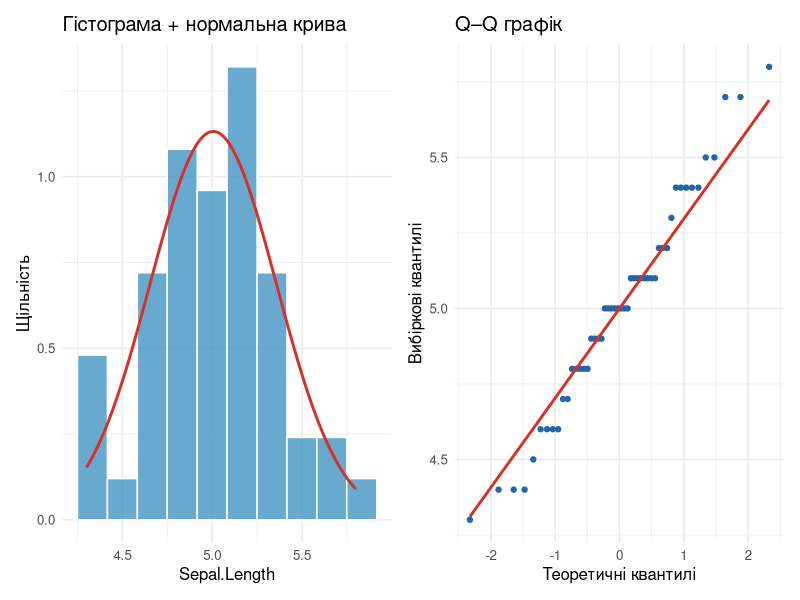
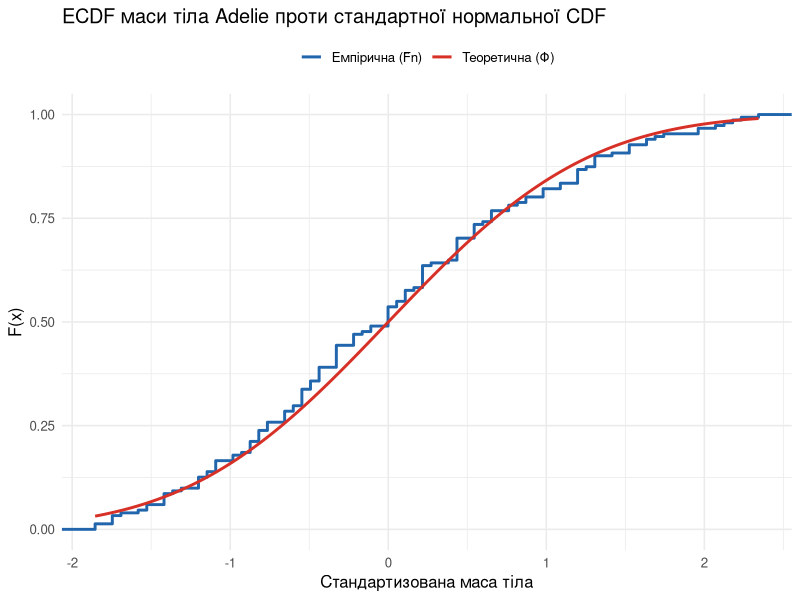
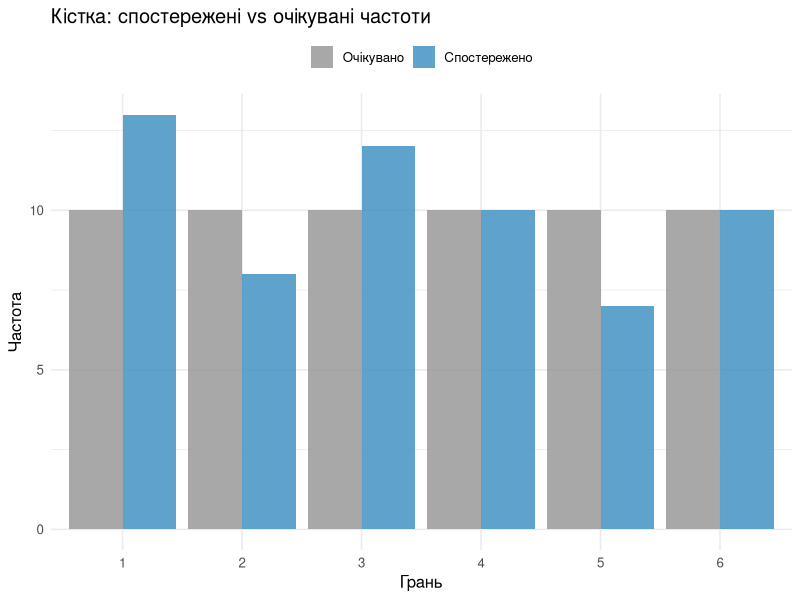
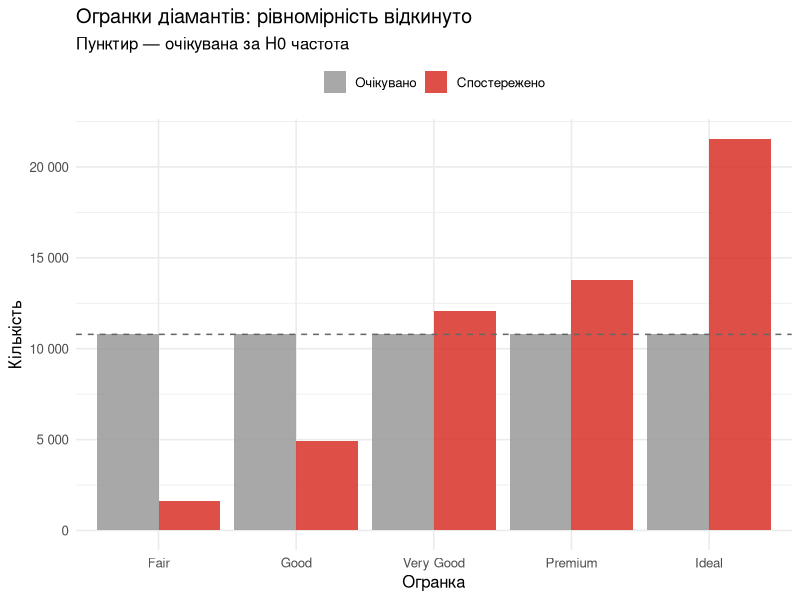
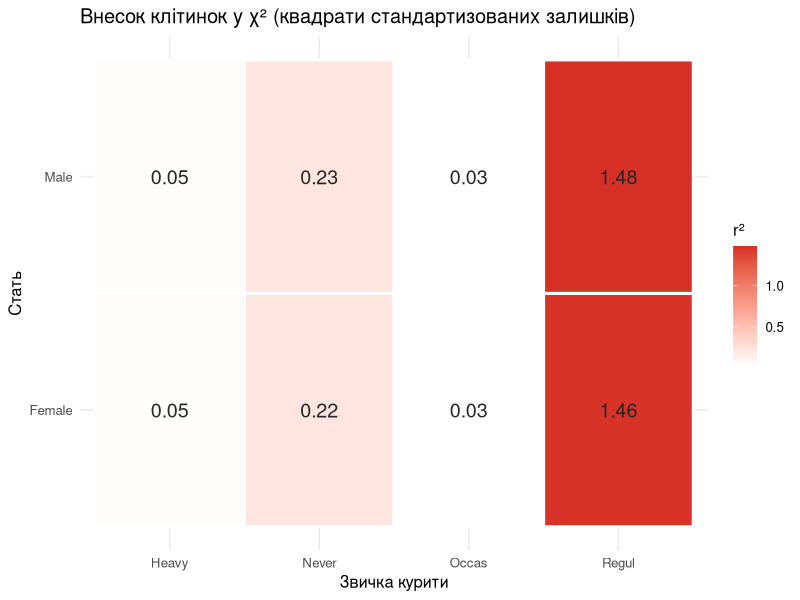

These charts were generated, in order, by the following R code:
## ---- chunk 1
#| include: false
library(tidyverse)
library(patchwork)
library(scales)
library(palmerpenguins)
## ---- chunk 2
#| fig-width: 9
#| fig-height: 3.8

setosa <- iris$Sepal.Length[iris$Species == "setosa"]

p_hist <- tibble(x = setosa) |>
  ggplot(aes(x)) +
  geom_histogram(aes(y = after_stat(density)), bins = 10,
                 fill = "#4393c3", color = "white", alpha = 0.8) +
  stat_function(fun = dnorm, args = list(mean = mean(setosa), sd = sd(setosa)),
                color = "#d73027", linewidth = 1) +
  labs(title = "Гістограма + нормальна крива", x = "Sepal.Length", y = "Щільність") +
  theme_minimal(base_size = 12)

p_qq <- tibble(x = setosa) |>
  ggplot(aes(sample = x)) +
  stat_qq(color = "#2166ac") +
  stat_qq_line(color = "#d73027", linewidth = 1) +
  labs(title = "Q–Q графік", x = "Теоретичні квантилі", y = "Вибіркові квантилі") +
  theme_minimal(base_size = 12)

p_hist + p_qq
## ---- chunk 3
shapiro.test(setosa)
## ---- chunk 4
adelie <- penguins |>
  filter(species == "Adelie", !is.na(body_mass_g))

z <- as.numeric(scale(adelie$body_mass_g))   # стандартизація: (x - x̄) / s

ks.test(z, "pnorm", mean = 0, sd = 1)
## ---- chunk 5
#| fig-width: 8
#| fig-height: 4

grid <- seq(min(z), max(z), length.out = 200)

tibble(x = grid, theoretical = pnorm(grid)) |>
  ggplot() +
  stat_ecdf(data = tibble(z = z), aes(z, color = "Емпірична (F̂n)"),
            geom = "step", linewidth = 1) +
  geom_line(aes(x, theoretical, color = "Теоретична (Φ)"), linewidth = 1) +
  scale_color_manual(values = c("Емпірична (F̂n)" = "#2166ac", "Теоретична (Φ)" = "#d73027")) +
  labs(title = "ECDF маси тіла Adelie проти стандартної нормальної CDF",
       x = "Стандартизована маса тіла", y = "F(x)", color = NULL) +
  theme_minimal(base_size = 12) +
  theme(legend.position = "top")
## ---- chunk 6
shapiro.test(adelie$body_mass_g)$p.value
## ---- chunk 7
observed <- c(13, 8, 12, 10, 7, 10)
chisq.test(observed, p = rep(1/6, 6))
## ---- chunk 8
#| fig-width: 7
#| fig-height: 3

tibble(face = factor(1:6), Спостережено = observed, Очікувано = 10) |>
  pivot_longer(-face, names_to = "type", values_to = "freq") |>
  ggplot(aes(face, freq, fill = type)) +
  geom_col(position = "dodge", alpha = 0.85) +
  scale_fill_manual(values = c("Спостережено" = "#4393c3", "Очікувано" = "grey60")) +
  labs(title = "Кістка: спостережені vs очікувані частоти",
       x = "Грань", y = "Частота", fill = NULL) +
  theme_minimal(base_size = 12) +
  theme(legend.position = "top")
## ---- chunk 9
counts <- table(diamonds$cut)
counts
## ---- chunk 10
chisq.test(counts, p = rep(1/5, 5))
## ---- chunk 11
#| fig-width: 8
#| fig-height: 4

n <- sum(counts)
tibble(cut = names(counts),
       Спостережено = as.integer(counts),
       Очікувано = n / 5) |>
  mutate(cut = factor(cut, levels = names(counts))) |>
  pivot_longer(-cut, names_to = "type", values_to = "freq") |>
  ggplot(aes(cut, freq, fill = type)) +
  geom_col(position = "dodge", alpha = 0.85) +
  geom_hline(yintercept = n / 5, linetype = "dashed", color = "grey40") +
  scale_fill_manual(values = c("Спостережено" = "#d73027", "Очікувано" = "grey60")) +
  scale_y_continuous(labels = label_number(big.mark = " ")) +
  labs(title = "Огранки діамантів: рівномірність відкинуто",
       subtitle = "Пунктир — очікувана за H0 частота",
       x = "Огранка", y = "Кількість", fill = NULL) +
  theme_minimal(base_size = 12) +
  theme(legend.position = "top")
## ---- chunk 12
tbl <- matrix(c(20, 10, 10, 20), nrow = 2, byrow = TRUE,
              dimnames = list(Стать = c("Чоловіки", "Жінки"),
                              Спорт = c("Футбол", "Теніс")))

chisq.test(tbl, correct = FALSE)   # без поправки Єйтса — як у ручному розрахунку
## ---- chunk 13
chisq.test(tbl)$p.value            # з поправкою Єйтса (за замовчуванням)
## ---- chunk 14
data(survey, package = "MASS")
tab <- table(survey$Sex, survey$Smoke)
tab
## ---- chunk 15
test <- chisq.test(tab)
test
## ---- chunk 16
test$expected
## ---- chunk 17
#| fig-width: 8
#| fig-height: 3.6

as.data.frame(test$residuals^2) |>
  set_names(c("Sex", "Smoke", "contrib")) |>
  ggplot(aes(Smoke, Sex, fill = contrib)) +
  geom_tile(color = "white", linewidth = 1) +
  geom_text(aes(label = round(contrib, 2)), color = "grey15", size = 5) +
  scale_fill_gradient(low = "white", high = "#d73027") +
  labs(title = "Внесок клітинок у χ² (квадрати стандартизованих залишків)",
       x = "Звичка курити", y = "Стать", fill = "r²") +
  theme_minimal(base_size = 12)
